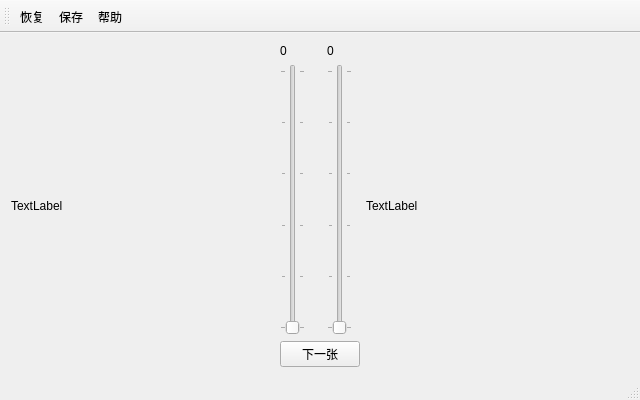
<?xml version="1.0" encoding="UTF-8"?>
<ui version="4.0">
 <class>BRISQUE_Assess</class>
 <widget class="QMainWindow" name="BRISQUE_Assess">
  <property name="geometry">
   <rect>
    <x>0</x>
    <y>0</y>
    <width>640</width>
    <height>400</height>
   </rect>
  </property>
  <property name="windowTitle">
   <string>BRISQUE_Assess</string>
  </property>
  <widget class="QWidget" name="centralWidget">
   <layout class="QHBoxLayout" name="horizontalLayout_2">
    <item>
     <widget class="QLabel" name="label_Left">
      <property name="sizePolicy">
       <sizepolicy hsizetype="Expanding" vsizetype="Preferred">
        <horstretch>0</horstretch>
        <verstretch>0</verstretch>
       </sizepolicy>
      </property>
      <property name="text">
       <string>TextLabel</string>
      </property>
     </widget>
    </item>
    <item>
     <layout class="QGridLayout" name="gridLayout">
      <item row="1" column="1">
       <widget class="QSlider" name="verticalSlider_Right">
        <property name="maximum">
         <number>100</number>
        </property>
        <property name="pageStep">
         <number>20</number>
        </property>
        <property name="orientation">
         <enum>Qt::Vertical</enum>
        </property>
        <property name="tickPosition">
         <enum>QSlider::TicksBothSides</enum>
        </property>
        <property name="tickInterval">
         <number>20</number>
        </property>
       </widget>
      </item>
      <item row="0" column="0">
       <widget class="QLabel" name="label_3">
        <property name="text">
         <string>0</string>
        </property>
       </widget>
      </item>
      <item row="3" column="0" colspan="2">
       <widget class="QPushButton" name="pushButton">
        <property name="text">
         <string>下一张</string>
        </property>
       </widget>
      </item>
      <item row="0" column="1">
       <widget class="QLabel" name="label_4">
        <property name="text">
         <string>0</string>
        </property>
       </widget>
      </item>
      <item row="1" column="0">
       <widget class="QSlider" name="verticalSlider_Left">
        <property name="maximum">
         <number>100</number>
        </property>
        <property name="pageStep">
         <number>20</number>
        </property>
        <property name="orientation">
         <enum>Qt::Vertical</enum>
        </property>
        <property name="tickPosition">
         <enum>QSlider::TicksBothSides</enum>
        </property>
        <property name="tickInterval">
         <number>20</number>
        </property>
       </widget>
      </item>
     </layout>
    </item>
    <item>
     <widget class="QLabel" name="label_Right">
      <property name="sizePolicy">
       <sizepolicy hsizetype="Expanding" vsizetype="Preferred">
        <horstretch>0</horstretch>
        <verstretch>0</verstretch>
       </sizepolicy>
      </property>
      <property name="text">
       <string>TextLabel</string>
      </property>
     </widget>
    </item>
   </layout>
  </widget>
  <widget class="QMenuBar" name="menuBar">
   <property name="geometry">
    <rect>
     <x>0</x>
     <y>0</y>
     <width>640</width>
     <height>22</height>
    </rect>
   </property>
  </widget>
  <widget class="QToolBar" name="mainToolBar">
   <attribute name="toolBarArea">
    <enum>TopToolBarArea</enum>
   </attribute>
   <attribute name="toolBarBreak">
    <bool>false</bool>
   </attribute>
   <addaction name="action_Recover"/>
   <addaction name="action_Save"/>
   <addaction name="action_Help"/>
  </widget>
  <widget class="QStatusBar" name="statusBar"/>
  <action name="action_SetDir">
   <property name="text">
    <string>设定文件夹</string>
   </property>
  </action>
  <action name="action_Recover">
   <property name="text">
    <string>恢复</string>
   </property>
  </action>
  <action name="action_Save">
   <property name="text">
    <string>保存</string>
   </property>
  </action>
  <action name="action_Help">
   <property name="text">
    <string>帮助</string>
   </property>
  </action>
 </widget>
 <layoutdefault spacing="6" margin="11"/>
 <resources/>
 <connections/>
</ui>
